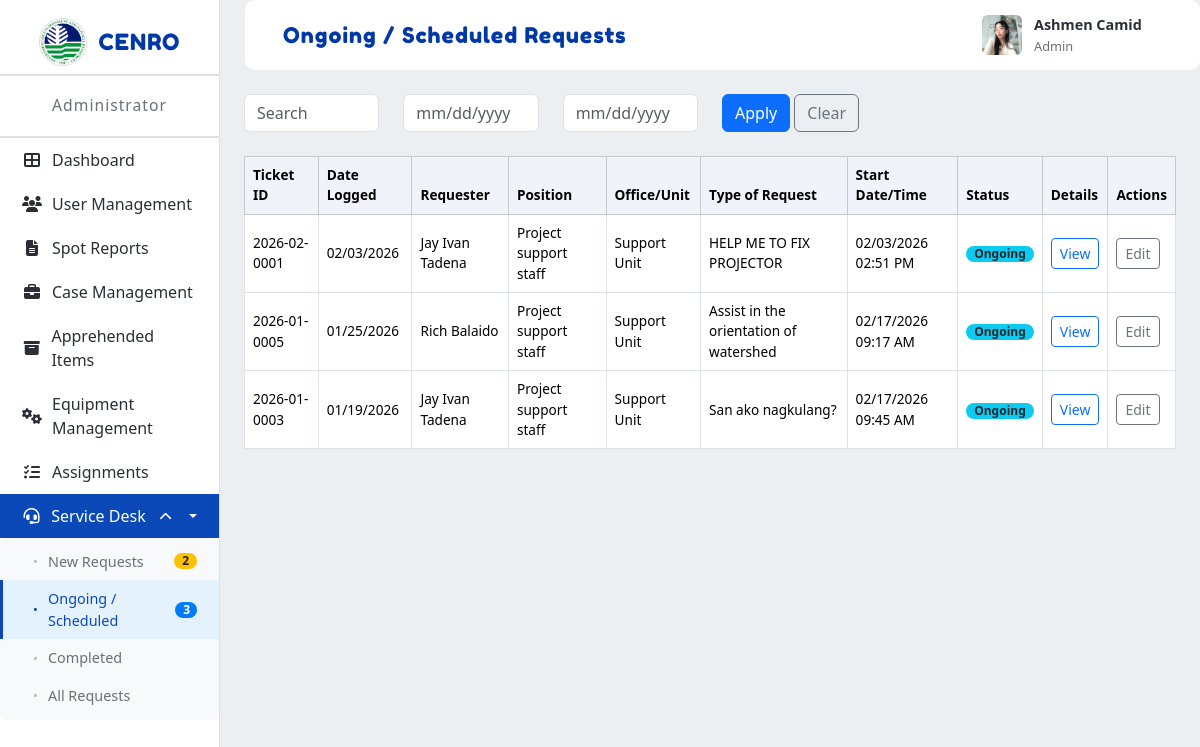
Page /prototype/app/modules/admin/views/ongoing_scheduled.php (signed in) on the committed database.
### tables this page shows
CREATE TABLE `users` (
  `id` int(11) NOT NULL,
  `email` varchar(255) NOT NULL,
  `password_hash` varchar(255) NOT NULL,
  `full_name` varchar(255) NOT NULL,
  `contact_number` varchar(20) DEFAULT NULL,
  `office_unit` varchar(255) DEFAULT NULL,
  `profile_picture` varchar(255) DEFAULT NULL,
  `role` enum('Admin','Enforcement Officer','Enforcer','Property Custodian','Office Staff') NOT NULL,
  `status` tinyint(1) DEFAULT 1,
  `created_at` timestamp NOT NULL DEFAULT current_timestamp(),
  `updated_at` timestamp NOT NULL DEFAULT current_timestamp() ON UPDATE current_timestamp(),
  `last_login` timestamp NULL DEFAULT NULL,
  `position` varchar(100) DEFAULT NULL
);

CREATE TABLE `service_requests` (
  `id` int(10) UNSIGNED NOT NULL,
  `ticket_no` varchar(64) NOT NULL,
  `ticket_date` date NOT NULL,
  `requester_name` varchar(255) DEFAULT NULL,
  `requester_position` varchar(150) DEFAULT NULL,
  `requester_office` varchar(150) DEFAULT NULL,
  `requester_division` varchar(150) DEFAULT NULL,
  `requester_phone` varchar(50) DEFAULT NULL,
  `requester_email` varchar(150) DEFAULT NULL,
  `request_type` varchar(150) DEFAULT NULL,
  `request_description` text DEFAULT NULL,
  `feedback_rating` varchar(50) DEFAULT NULL,
  `requester_signature_path` varchar(255) DEFAULT NULL,
  `auth1_name` varchar(255) DEFAULT NULL,
  `auth1_position` varchar(150) DEFAULT NULL,
  `auth1_date` date DEFAULT NULL,
  `auth1_signature_path` varchar(255) DEFAULT NULL,
  `auth2_name` varchar(255) DEFAULT NULL,
  `auth2_position` varchar(150) DEFAULT NULL,
  `auth2_date` date DEFAULT NULL,
  `auth2_signature_path` varchar(255) DEFAULT NULL,
  `status` varchar(50) NOT NULL DEFAULT 'open',
  `created_by` int(11) DEFAULT NULL,
  `created_at` timestamp NOT NULL DEFAULT current_timestamp(),
  `updated_at` timestamp NULL DEFAULT NULL ON UPDATE current_timestamp(),
  `ack_signature_path` text DEFAULT NULL,
  `acknowledged_at` datetime DEFAULT NULL,
  `acknowledged_by_name` varchar(191) DEFAULT NULL,
  `acknowledged_by` varchar(150) DEFAULT NULL,
  `rating` varchar(32) DEFAULT NULL,
  `rating_comment` text DEFAULT NULL,
  `rated_at` datetime DEFAULT NULL
);

CREATE TABLE `service_request_actions` (
  `id` int(10) UNSIGNED NOT NULL,
  `service_request_id` int(10) UNSIGNED NOT NULL,
  `action_date` date DEFAULT NULL,
  `action_time` time DEFAULT NULL,
  `action_details` text DEFAULT NULL,
  `action_staff_id` int(11) DEFAULT NULL,
  `action_signature_path` varchar(255) DEFAULT NULL,
  `created_at` timestamp NOT NULL DEFAULT current_timestamp(),
  `updated_at` timestamp NULL DEFAULT NULL ON UPDATE current_timestamp()
);

### prototype/app/modules/admin/views/ongoing_scheduled.php (the view, shortened to what this page needs)
<?php
require_once __DIR__ . '/../../../config/db.php';
$ongoing = [];
try {
  $stmt = $pdo->prepare("SELECT * FROM service_requests WHERE LOWER(status) IN ('ongoing','scheduled') ORDER BY created_at DESC");
  $stmt->execute();
  $ongoing = $stmt->fetchAll();
} catch (Exception $e) {
  error_log('admin ongoing_scheduled fetch error: ' . $e->getMessage());
  $ongoing = [];
}
$ongoingCount = count($ongoing);
try {
  $actionStmt = $pdo->prepare("SELECT action_date, action_time FROM service_request_actions WHERE service_request_id = :id ORDER BY action_date ASC, action_time ASC LIMIT 1");
} catch (Exception $e) {
  error_log('prepare actionStmt error: ' . $e->getMessage());
  $actionStmt = null;
}
?>
<!DOCTYPE html>
<html lang="en">
<head>
  <link href="https://cdn.jsdelivr.net/npm/bootstrap@5.3.2/dist/css/bootstrap.min.css" rel="stylesheet">
  <link rel="stylesheet" href="https://cdn.jsdelivr.net/npm/bootstrap-icons@1.11.1/font/bootstrap-icons.css">
  <link rel="stylesheet" href="../../../../public/assets/css/modules/admin/common.css">
  <link rel="stylesheet" href="../../../../public/assets/css/modules/admin/service-desk.css">
  <link rel="stylesheet" href="https://cdnjs.cloudflare.com/ajax/libs/font-awesome/6.4.2/css/all.min.css">
  <link rel="stylesheet" href="https://cdn.jsdelivr.net/npm/flatpickr/dist/flatpickr.min.css">
</head>
<body>
  <div class="layout">
    <nav class="sidebar" role="navigation" aria-label="Main sidebar">
      <div class="sidebar-logo">
        <img src="../../../../public/assets/images/denr-logo.png" alt="DENR Logo">
        <span>CENRO</span>
      </div>
      <div class="sidebar-role">Administrator</div>
      <nav class="sidebar-nav" aria-label="Sidebar menu">
        <ul>
          <li><a href="dashboard.php"><i class="fa fa-th-large"></i> Dashboard</a></li>
          <li><a href="user_management.php"><i class="fa fa-users"></i> User Management</a></li>
          <li><a href="spot_reports.php"><i class="fa fa-file-text"></i> Spot Reports</a></li>
          <li><a href="case_management.php"><i class="fa fa-briefcase"></i> Case Management</a></li>
          <li><a href="apprehended_items.php"><i class="fa fa-archive"></i> Apprehended Items</a></li>
          <li><a href="equipment_management.php"><i class="fa fa-cogs"></i> Equipment Management</a></li>
          <li><a href="assignments.php"><i class="fa fa-tasks"></i> Assignments</a></li>
              <li class="dropdown active">
            <a href="#" class="dropdown-toggle active" id="serviceDeskToggle" data-target="serviceDeskMenu">
              <i class="fa fa-headset"></i> Service Desk
              <i class="fa fa-chevron-down dropdown-arrow rotated"></i>
            </a>
            <ul class="dropdown-menu show" id="serviceDeskMenu">
              <li><a href="new_requests.php">New Requests <span class="badge">2</span></a></li>
              <li class="active"><a href="ongoing_scheduled.php">Ongoing / Scheduled <span class="badge badge-blue"><?php echo htmlspecialchars($ongoingCount, ENT_QUOTES, 'UTF-8'); ?></span></a></li>
              <li><a href="completed.php">Completed</a></li>
              <li><a href="all_requests.php">All Requests</a></li>
            </ul>
          </li>
          <li><a href="statistical_report.php"><i class="fa fa-chart-bar"></i> Statistical Report</a></li>
        </ul>
      </nav>
    </nav>
    <div class="main">
      <div class="topbar">
        <div class="topbar-card">
          <div class="topbar-title">Ongoing / Scheduled Requests</div>
          <?php include __DIR__ . '/../../shared/views/topbar_profile.php'; ?>
        </div>
      </div>
      <div class="main-content">
        <div class="container-fluid p-4">
          <div class="row mb-4 align-items-center">
            <div class="col-md-2">
              <input type="text" class="form-control" placeholder="Search">
            </div>
            <div class="col-md-2">
              <input type="text" id="date_from" class="form-control date-picker" placeholder="mm/dd/yyyy" autocomplete="off">
            </div>
            <div class="col-md-2">
              <input type="text" id="date_to" class="form-control date-picker" placeholder="mm/dd/yyyy" autocomplete="off">
            </div>
            <div class="col-md-3">
              <div class="filter-buttons">
                <button id="applyFilter" class="btn btn-primary">Apply</button>
                <button id="clearFilter" class="btn btn-outline-secondary">Clear</button>
              </div>
            </div>
          </div>
          <div class="new-requests-table-section">
            <div class="table-responsive">
              <table class="table table-bordered table-sm" id="ongoingRequestsTable" style="font-size: 0.85rem;">
                <thead class="table-light">
                  <tr>
                    <th style="padding: 8px;">Ticket ID</th>
                    <th style="padding: 8px;">Date Logged</th>
                    <th style="padding: 8px;">Requester</th>
                    <th style="padding: 8px;">Position</th>
                    <th style="padding: 8px;">Office/Unit</th>
                    <th style="padding: 8px;">Type of Request</th>
                    <th style="padding: 8px;">Start Date/Time</th>
                    <th style="padding: 8px;">Status</th>
                    <th style="padding: 8px;">Details</th>
                    <th style="padding: 8px;">Actions</th>
                  </tr>
                </thead>
                <tbody>
                  <?php if (!empty($ongoing)): foreach ($ongoing as $r):
                    $firstActionStart = '-';
                    if ($actionStmt) {
                      try {
                        $actionStmt->execute(['id' => $r['id']]);
                        $firstActionRow = $actionStmt->fetch(PDO::FETCH_ASSOC);
                        if (!empty($firstActionRow) && !empty($firstActionRow['action_date'])) {
                          $firstActionStart = $firstActionRow['action_date'] . (!empty($firstActionRow['action_time']) ? ' ' . $firstActionRow['action_time'] : '');
                        } elseif (!empty($r['start_datetime'])) {
                          $firstActionStart = $r['start_datetime'];
                        }
                      } catch (Exception $e) {
                        error_log('fetch first action start error: ' . $e->getMessage());
                      }
                    } else {
                      if (!empty($r['start_datetime'])) {
                        $firstActionStart = $r['start_datetime'];
                      }
                    }
                    $displayStart = '-';
                    if ($firstActionStart !== '-' && strtotime($firstActionStart) !== false) {
                      $displayStart = date('m/d/Y h:i A', strtotime($firstActionStart));
                    } elseif ($firstActionStart !== '-') {
                      $displayStart = $firstActionStart;
                    }
                  ?>
                    <tr>
                      <td style="padding:8px; vertical-align: middle;"><?php echo htmlspecialchars($r['ticket_no'] ?? $r['id'] ?? ''); ?></td>
                      <td style="padding:8px; vertical-align: middle;">
                        <?php
                          if (!empty($r['ticket_date'])) {
                            echo htmlspecialchars(date('m/d/Y', strtotime($r['ticket_date'])));
                          } elseif (!empty($r['created_at'])) {
                            echo htmlspecialchars(date('m/d/Y', strtotime($r['created_at'])));
                          } else {
                            echo '';
                          }
                        ?>
                      </td>
                      <td style="padding:8px; vertical-align: middle;"><?php echo htmlspecialchars($r['requester_name'] ?? ''); ?></td>
                      <td style="padding:8px; vertical-align: middle;"><?php echo htmlspecialchars($r['requester_position'] ?? ''); ?></td>
                      <td style="padding:8px; vertical-align: middle;"><?php echo htmlspecialchars($r['requester_office'] ?? ''); ?></td>
                      <td style="padding:8px; vertical-align: middle;"><?php echo htmlspecialchars($r['request_type'] ?? ''); ?></td>
                      <td style="padding:8px; vertical-align: middle;"><?php echo htmlspecialchars($displayStart); ?></td>
                      <td style="padding:8px; vertical-align: middle;"><span class="badge bg-info text-dark"><?php echo htmlspecialchars($r['status'] ?? ''); ?></span></td>
                      <td style="padding:8px; vertical-align: middle;"><a href="request_details.php?id=<?php echo urlencode($r['id']); ?>" class="btn btn-sm btn-outline-primary">View</a></td>
                      <td style="padding:8px; vertical-align: middle;">
                        <a href="edit_requests_ongoing.php?id=<?php echo urlencode($r['id'] ?? $r['ticket_no'] ?? ''); ?>" class="btn btn-sm btn-outline-secondary">Edit</a>
                      </td>
                    </tr>
                  <?php endforeach; else: ?>
                    <tr>
                      <td colspan="10" class="text-center">No ongoing or scheduled requests.</td>
                    </tr>
                  <?php endif; ?>
                </tbody>
              </table>
            </div>
          </div>
        </div>
      </div>
    </div>
  </div>
</body>
</html>

### prototype/app/modules/shared/views/topbar_profile.php (shortened to what this page needs)
<?php
require_once __DIR__ . '/../../../../app/config/db.php';
$topImg = '../../../../public/assets/images/default-avatar.png';
$topName = 'Guest';
$topRole = 'User';
$sessionUserId = $_SESSION['uid'] ?? $_SESSION['id'] ?? null;
$sessionUserEmail = $_SESSION['email'] ?? null;
try {
  $r = null;
  if (!empty($sessionUserId)) {
    $stmt = $pdo->prepare('SELECT id, full_name, profile_picture, role FROM users WHERE id = ? LIMIT 1');
    $stmt->execute([$sessionUserId]);
    $r = $stmt->fetch();
  } elseif (!empty($sessionUserEmail)) {
    $stmt = $pdo->prepare('SELECT id, full_name, profile_picture, role FROM users WHERE email = ? LIMIT 1');
    $stmt->execute([$sessionUserEmail]);
    $r = $stmt->fetch();
  }
  if (!empty($r)) {
    if (!empty($r['full_name'])) {
      $parts = preg_split('/\s+/', trim($r['full_name']));
      if (count($parts) === 1) {
        $topName = $parts[0];
      } else {
        $topName = $parts[0] . ' ' . $parts[count($parts) - 1];
      }
    } else {
      $topName = $topName;
    }
    $topRole = !empty($r['role']) ? $r['role'] : $topRole;
    if (!empty($r['profile_picture'])) {
      $stored = ltrim($r['profile_picture'], '/');
      $fsPath = __DIR__ . '/../../../../' . $stored;
      if (file_exists($fsPath)) {
        $topImg = '../../../../' . $stored;
      }
    }
  }
} catch (Exception $e) {
}
?>
<div class="topbar-profile-card" id="profileCard">
  <img src="<?php echo htmlspecialchars($topImg); ?>" alt="Profile" class="topbar-profile-img" id="profileImg">
  <div class="topbar-profile-info">
    <span class="name"><?php echo htmlspecialchars($topName); ?></span>
    <span class="role"><?php echo htmlspecialchars($topRole); ?></span>
  </div>
</div>

### rows in the picture
users: profile_picture (picture), full_name "Ashmen Camid", role "Admin"
service_requests: ticket_no "2026-02-0001", ticket_date "02/03/2026", requester_name "Jay Ivan Tadena", requester_position "Project support staff", requester_office "Support Unit", request_type "HELP ME TO FIX PROJECTOR", service_request_actions.action_date+action_time "02/03/2026 02:51 PM", status "Ongoing"
service_requests: ticket_no "2026-01-0005", ticket_date "01/25/2026", requester_name "Rich Balaido", requester_position "Project support staff", requester_office "Support Unit", request_type "Assist in the orientation of watershed", service_request_actions.action_date+action_time "02/17/2026 09:17 AM", status "Ongoing"
service_requests: ticket_no "2026-01-0003", ticket_date "01/19/2026", requester_name "Jay Ivan Tadena", requester_position "Project support staff", requester_office "Support Unit", request_type "San ako nagkulang?", service_request_actions.action_date+action_time "02/17/2026 09:45 AM", status "Ongoing"

### other values in the picture
$ongoingCount "3"
